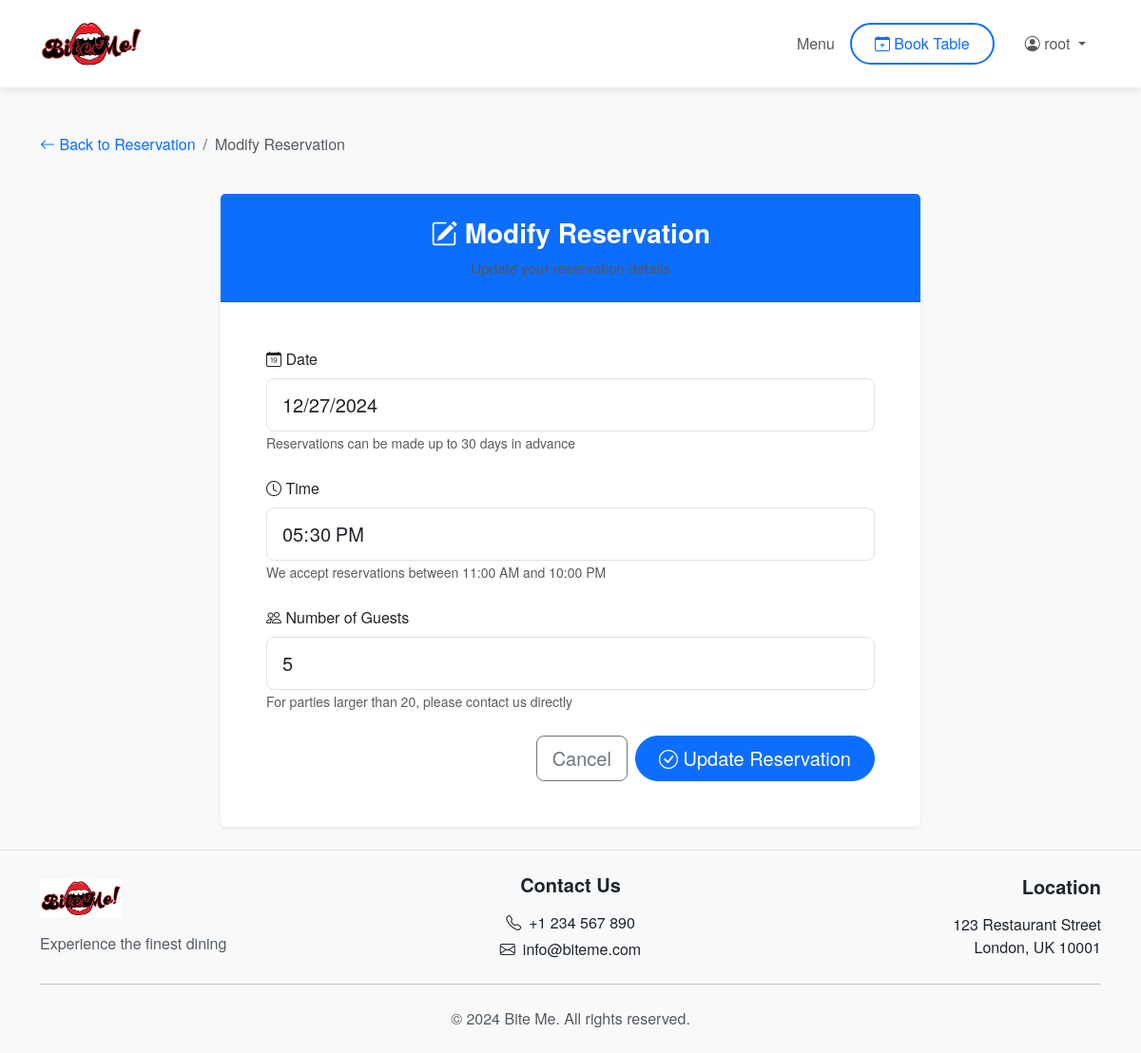
Page /booking/12/modify/ (signed in) on the committed database.
### booking/models.py (models this page shows, shortened)
class Reservation(models.Model):
    user = models.ForeignKey(User, on_delete=models.CASCADE, related_name='reservations')
    date = models.DateField()
    time = models.TimeField()
    guests = models.IntegerField()
    tables = models.ManyToManyField(Table, related_name='reservations', blank=True)
    created_at = models.DateTimeField(default=timezone.now)
    canceled = models.BooleanField(default=False)

### booking/views.py (the view)
# urls.py: path('booking/<int:pk>/modify/', modify_reservation_view, name='modify_reservation'),
@login_required
def modify_reservation_view(request, pk):
    reservation = get_object_or_404(Reservation, pk=pk, user=request.user)
    if reservation.date < datetime.now().date() or reservation.canceled:
        messages.error(request, "This reservation cannot be modified.")
        return redirect('booking_detail', pk=pk)
    if request.method == 'POST':
        form = ReservationForm(request.POST, instance=reservation)
        if form.is_valid():
            new_reservation = form.save(commit=False)
            if check_availability(new_reservation.date, new_reservation.time, new_reservation.guests):
                reservation.tables.clear()
                new_reservation.save()
                allocate_tables(new_reservation)
                messages.success(request, "Reservation updated successfully!")
                return redirect('booking_detail', pk=pk)
            else:
                messages.error(request, "Not enough tables available at the selected time.")
        else:
            messages.error(request, "Please correct the errors below.")
    else:
        form = ReservationForm(instance=reservation)
    context = {
        'form': form,
        'reservation': reservation,
    }
    return render(request, 'booking/modify_reservation.html', context)

### booking/forms.py (shortened to what this page needs)
class ReservationForm(forms.ModelForm):
    date = forms.DateField(
        widget=forms.DateInput(
            attrs={
                'type': 'date',
                'class': 'form-control form-control-lg',
                'min': datetime.now().date().isoformat(),
                'max': (datetime.now() + timedelta(days=30)).date().isoformat(),  # Allow bookings up to 30 days ahead
            }
        ),
        label='Date'
    )
    time = forms.TimeField(
        widget=forms.TimeInput(
            attrs={
                'type': 'time',
                'class': 'form-control form-control-lg',
                'min': '11:00',
                'max': '22:00'
            }
        ),
        label='Time'
    )
    guests = forms.IntegerField(
        min_value=1,
        max_value=20,
        widget=forms.NumberInput(
            attrs={
                'class': 'form-control form-control-lg',
                'placeholder': 'Number of guests'
            }
        ),
        label='Number of Guests'
    )
    class Meta:
        model = Reservation
        fields = ['date', 'time', 'guests']

### booking/templates/booking/modify_reservation.html (shortened to what this page needs)
{% extends 'booking/base.html' %}
{% load static %}
{% load widget_tweaks %}
{% block content %}
<div class="container py-4">
    <div class="row mb-4">
        <div class="col-12">
            <nav aria-label="breadcrumb">
                <ol class="breadcrumb">
                    <li class="breadcrumb-item">
                        <a href="{% url 'booking_detail' reservation.pk %}" class="text-decoration-none">
                            <i class="bi bi-arrow-left"></i> Back to Reservation
                        </a>
                    </li>
                    <li class="breadcrumb-item active" aria-current="page">Modify Reservation</li>
                </ol>
            </nav>
        </div>
    </div>
    <div class="row justify-content-center">
        <div class="col-lg-8">
            <div class="card border-0 shadow-sm">
                <div class="card-header bg-primary text-white text-center py-4">
                    <h3 class="mb-0 fw-bold">
                        <i class="bi bi-pencil-square"></i> Modify Reservation
                    </h3>
                    <p class="card-text mt-2 mb-0">Update your reservation details</p>
                </div>
                <div class="card-body p-4 p-md-5">
                    <form method="POST" class="needs-validation" novalidate>
                        <div class="mb-4">
                            <label for="{{ form.date.id_for_label }}" class="form-label">
                                <i class="bi bi-calendar-date"></i> Date
                            </label>
                            {% render_field form.date class="form-control form-control-lg" %}
                            <small class="form-text text-muted">
                                Reservations can be made up to 30 days in advance
                            </small>
                        </div>
                        <div class="mb-4">
                            <label for="{{ form.time.id_for_label }}" class="form-label">
                                <i class="bi bi-clock"></i> Time
                            </label>
                            {% render_field form.time class="form-control form-control-lg" %}
                            <small class="form-text text-muted">
                                We accept reservations between 11:00 AM and 10:00 PM
                            </small>
                        </div>
                        <div class="mb-4">
                            <label for="{{ form.guests.id_for_label }}" class="form-label">
                                <i class="bi bi-people"></i> Number of Guests
                            </label>
                            {% render_field form.guests class="form-control form-control-lg" min="1" max="20" %}
                            <small class="form-text text-muted">
                                For parties larger than 20, please contact us directly
                            </small>
                        </div>
                        <div class="d-flex gap-2 justify-content-end">
                            <a href="{% url 'booking_detail' reservation.pk %}" class="btn btn-outline-secondary btn-lg">
                                Cancel
                            </a>
                            <button type="submit" class="btn btn-primary btn-lg">
                                <i class="bi bi-check-circle"></i> Update Reservation
                            </button>
                        </div>
                    </form>
                </div>
            </div>
        </div>
    </div>
</div>
{% endblock %}

### booking/templates/booking/base.html (shortened to what this page needs)
{% load static %}
<!DOCTYPE html>
<html lang="en">
<head>
    <link rel="stylesheet" href="https://cdn.jsdelivr.net/npm/bootstrap@5.3.0/dist/css/bootstrap.min.css">
    <link rel="stylesheet" href="{% static 'css/style.css' %}">
    <link rel="stylesheet" href="https://cdn.jsdelivr.net/npm/bootstrap-icons@1.11.3/font/bootstrap-icons.min.css">
</head>
<body class="d-flex flex-column min-vh-100">
    <header class="header-main">
        <nav class="navbar navbar-expand-lg navbar-light">
            <div class="container">
                <a class="navbar-brand" href="{% url 'index' %}">
                    <img src="{% static 'img/logo.webp' %}" alt="Bite Me Logo" height="50">
                </a>
                <div class="collapse navbar-collapse justify-content-end" id="navbarNav">
                    <ul class="navbar-nav align-items-center">
                        <li class="nav-item">
                            <a class="nav-link" href="{% url 'menu' %}">Menu</a>
                        </li>
                        {% if user.is_authenticated %}
                            <li class="nav-item">
                                <a class="nav-link book-table-btn" href="{% url 'book' %}">
                                    <i class="bi bi-calendar-plus"></i> Book Table
                                </a>
                            </li>
                            <li class="nav-item dropdown">
                                <a class="nav-link dropdown-toggle" href="#" id="navbarDropdown" role="button"
                                   data-bs-toggle="dropdown" aria-expanded="false">
                                    <i class="bi bi-person-circle"></i> {{ user.username }}
                                </a>
                            </li>
                        {% endif %}
                    </ul>
                </div>
            </div>
        </nav>
    </header>
    <main class="flex-grow-1">
        {% block content %}{% endblock %}
    </main>
    <footer class="footer mt-auto py-4 bg-light">
        <div class="container">
            <div class="row g-4 align-items-center">
                <div class="col-md-4 text-center text-md-start">
                    <img src="{% static 'img/logo.webp' %}" alt="Bite Me Logo" height="40" class="mb-3">
                    <p class="text-muted mb-0">Experience the finest dining</p>
                </div>
                <div class="col-md-4 text-center">
                    <h5 class="mb-3">Contact Us</h5>
                    <p class="mb-1"><i class="bi bi-telephone me-2"></i>+1 234 567 890</p>
                    <p class="mb-0"><i class="bi bi-envelope me-2"></i>info@biteme.com</p>
                </div>
                <div class="col-md-4 text-center text-md-end">
                    <h5 class="mb-3">Location</h5>
                    <p class="mb-0">123 Restaurant Street</p>
                    <p class="mb-0">London, UK 10001</p>
                </div>
            </div>
            <hr class="my-4">
            <div class="text-center">
                <p class="text-muted mb-0">&copy; {% now "Y" %} Bite Me. All rights reserved.</p>
            </div>
        </div>
    </footer>
</body>
</html>

### booking/static/css/style.css (style rules this page uses)
body { font-family: 'Helvetica Neue', Helvetica, Arial, sans-serif; background-color: #f8f9fa; }
h2, h3, h4, h5, h6 { font-weight: 600; }
.navbar-brand img { margin-right: 10px; }
.card-text { font-size: 0.95rem; color: #555; }
.card { transition: transform 0.2s ease-in-out; }
input[type="date"] { position: relative; }
input[type="time"] { position: relative; }

### booking/templates/booking/modify_reservation.html (style rules this page uses)
.form-control { border-radius: 0.5rem; padding: 0.75rem 1rem; }
.form-text { font-size: 0.875rem; }

### booking/templates/booking/base.html (style rules this page uses)
.header-main { background-color: #fff; box-shadow: 0 2px 10px rgba(0,0,0,0.1); position: relative; z-index: 1000; }
.navbar { padding-top: 1rem; padding-bottom: 1rem; }
.navbar-brand { font-weight: 700; }
.nav-link { font-weight: 500; padding: 0.5rem 1rem !important; transition: color 0.3s ease; }
.book-table-btn { color: #0d6efd !important; border: 2px solid #0d6efd; border-radius: 50px; padding: 0.5rem 1.5rem !important; margin-right: 1rem; transition: all 0.3s ease; }
.btn-primary { border-radius: 50px; padding: 0.5rem 1.5rem; }
.footer { background-color: #f8f9fa; border-top: 1px solid #dee2e6; }

### rows in the picture
Reservation: date "12/27/2024", time "17:30:00", guests "5"

### other values in the picture
{{ user.username }} "root"
